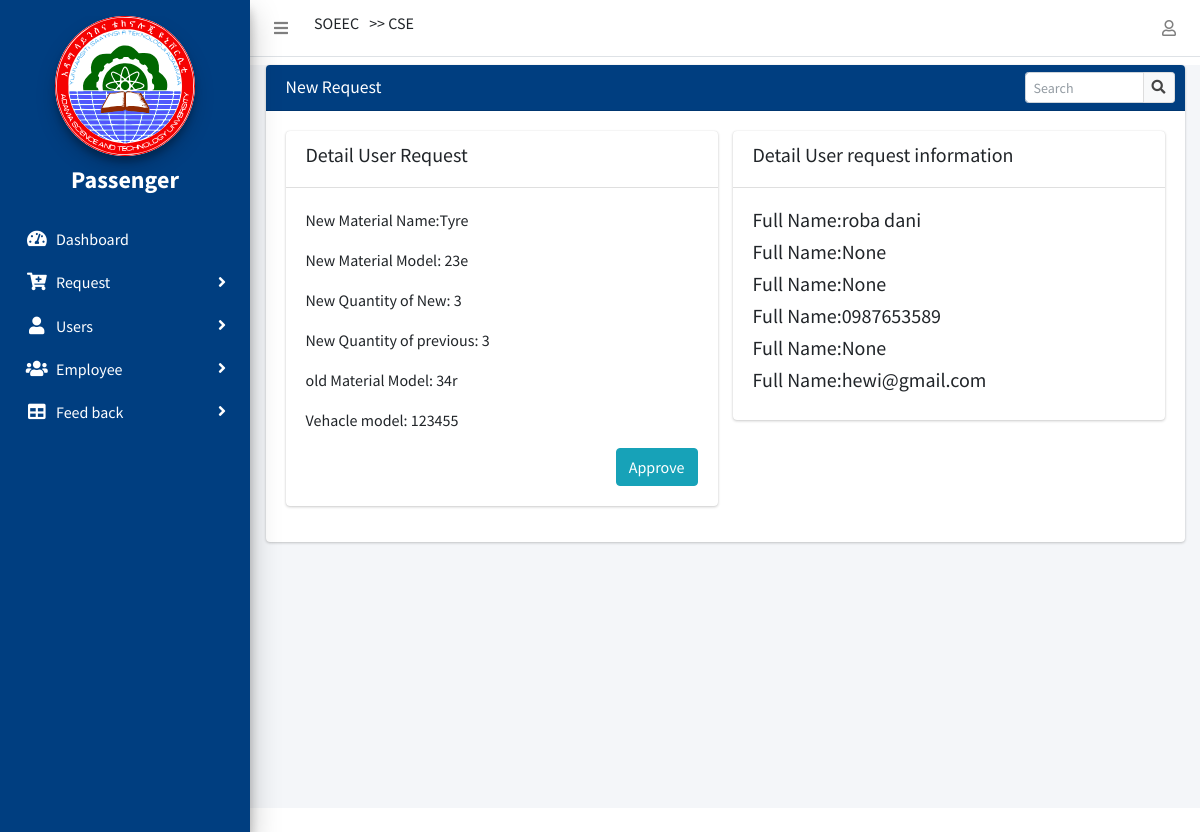
/request/material_detail/2 (signed in), run on the app's committed database.
### Trequest/models.py (models this page shows, shortened)
class MyUser(AbstractUser):
    first_name = models.CharField(max_length=100, null=True)
    last_name = models.CharField(max_length=100, null=True)
    email = models.EmailField(null=True, blank=True,unique=True)
    ROLE = (
        ('Passenger', 'Passenger'),
        ('TSHO', 'TSHO'),
        ('Mechanic', 'Mechanic'),
        ('Driver', 'Driver'),
        ('StoreManager', 'Store Manager'),
        ('SchoolDean', 'School Dean'),
        ('DepartmentHead', 'Department Head'),
        ('VicePresident', 'Vice President'),
    )
    phone_regex = RegexValidator(
        regex=r'^\+?1?\d{10,15}$',
        message='Phone number must be entered in the format : 0987654321 or +251987654321 up to 15 digits allowed'
    )
    phone = models.CharField(validators=[phone_regex], max_length=15, blank=True,unique=True)
    school = models.ForeignKey(School, on_delete=models.SET_NULL, blank=True, null=True)
    department = models.ForeignKey(Department, on_delete=models.SET_NULL, blank=True, null=True)
    role = models.CharField(max_length=200, choices=ROLE)
    date_registered = models.DateField(auto_now_add=True)

class School(models.Model):
    name = models.CharField(max_length=100, null=True, blank=True, unique=True)
    def __str__(self):
        return self.name

class Department(models.Model):
    school = models.ForeignKey(School, on_delete=models.CASCADE)
    name = models.CharField(max_length=100, null=True, blank=True, unique=True)
    def __str__(self):
        return self.name

class MaterialRequest(models.Model):
    STATUS = (
        ('Pending', 'Pending'),
        ('Approved', 'Approved'),
    )
    user = models.ForeignKey(settings.AUTH_USER_MODEL,null=True, on_delete= models.SET_NULL)
    new_material_name = models.ForeignKey(Material, on_delete=models.DO_NOTHING, null=True, related_name='new_material')
    new_material_model = models.CharField(max_length=200)
    quantity_of_new = models.PositiveIntegerField()
    quantity_of_old=models.PositiveIntegerField()
    old_material_model=models.CharField(max_length=200)
    vehicle_model = models.ForeignKey(Vehicle, max_length=200, on_delete=models.DO_NOTHING, null=True)
    condition = models.CharField(max_length=200,choices=(('Reusable', 'reusable'), ('Usable', 'usable')), null=True,blank=True)
    status = models.CharField(max_length=200, default='Pending', choices=STATUS)
    created_at=models.DateTimeField(auto_now_add=True,null=True)
    class Meta:
        ordering = ['-id']

class Material(models.Model):
    user = models.ForeignKey(settings.AUTH_USER_MODEL,
                             null=True, on_delete=models.SET_NULL)
    name = models.CharField(max_length=200)
    type_of = models.CharField(max_length=200)
    quantity = models.PositiveIntegerField()
    date_created = models.DateField(auto_now_add=True, null=True)
    updated_at = models.DateTimeField(null=True)
    def __str__(self):
        return self.name

class Vehicle(models.Model):
    STATUS = (
        ('Not Occupied', 'Not Occupied'),
        ('Occupied', 'Occupied'),
    )
    current = (
        ('Outside', 'Outside'),
        ('Inside', 'Inside'),
    )
    adder = models.ForeignKey(settings.AUTH_USER_MODEL, on_delete=models.CASCADE, related_name='add')
    vehicle_type = models.ForeignKey(VehicleType,on_delete=models.CASCADE,null=True)
    adder = models.ForeignKey(settings.AUTH_USER_MODEL,
                              on_delete=models.CASCADE, related_name='add')
    plate_number = models.CharField(max_length=20, unique=True)
    status = models.CharField(
        max_length=200, choices=STATUS, default='Not Occupied')
    driver = models.OneToOneField(
        Driver, on_delete=models.CASCADE, null=True, blank=True)
    date_entered = models.DateTimeField(auto_now_add=True, null=True)
    currently = models.CharField(
        max_length=200, choices=current, default='Inside')
    def __str__(self):
        return self.plate_number

class Driver(models.Model):
    user = models.OneToOneField(
        settings.AUTH_USER_MODEL, on_delete=models.CASCADE, related_name='employee')
    occupation = models.CharField(max_length=200, null=True)
    address = models.CharField(max_length=100, null=True)
    house_no = models.CharField(max_length=100, null=True)

### Trequest/views.py (the view, shortened to what this page needs)
# urls.py: path('request/material_detail/<str:id>', views.material_detail, name="material_detail"),
@login_required(login_url='login')
@transaction.atomic
def material_detail(request, id):
    material_detail = MaterialRequest.objects.get(id=id)
    context = {'material_detail': material_detail}
    return render(request, 'Trequest/material_detail.html', context)

### Trequest/templates/Trequest/material_detail.html (shortened to what this page needs)
{% extends 'Trequest/base.html' %}
{% load static%}
{% load crispy_forms_tags %}
{% block content %}
<body>
<div class="content-wrapper mt-2">
  <section class="content">
    <div class="container-fluid">
    <div class="row mt-2">
          <div class="col-12">
            <div class="card">
              <div class="card-header" style="background:#003e80;color:#fff">
                <h3 class="card-title">New Request</h3>
                <div class="card-tools">
                  <div class="input-group input-group-sm" style="width: 150px;">
                    <input type="text" name="table_search" class="form-control float-right" placeholder="Search">
                    <div class="input-group-append">
                      <button type="submit" class="btn btn-default"><i class="fas fa-search"></i></button>
                    </div>
                  </div>
                </div>
              </div>
              <div class="card-body">
                <div class="row">
                  <div class="col-md-6">
                  <div class="card">
                        <div class="card-header">
                           <h5>Detail User Request</h5>
                        </div>
                       <div class="card-body">
                        <form class="" action="" method="POST">
                         <p> New Material Name:{{material_detail.new_material_name}}</p>
                         <p> New Material Model: {{material_detail.new_material_model}}</p>
                         <p> New Quantity of New: {{material_detail.quantity_of_new}}</p>
                         <p> New Quantity of previous: {{material_detail.quantity_of_old}}</p>
                         <p> old Material Model: {{material_detail.old_material_model}}</p>
                         <p> Vehacle model: {{material_detail.vehicle_model}}</p>
                         <button class=" our-btn btn btn-info " type="Submit" style="float: right;">Approve</button>
                     </form>
                        </div>
                      </div>
          </div>
          <div class= "col-md-6">
          <div class="card">
                        <div class="card-header">
                           <h5>Detail User request information</h5>
                        </div>
                       <div class="card-body"><h5>Full Name:{{material_detail.vehicle_model.driver.user.get_full_name}}</h2>
                       <h5>Full Name:{{material_detail.vehicle_model.driver.occupation}}</h2>
                       <h5>Full Name:{{material_detail.vehicle_model.driver.address}}</h2>
                       <h5>Full Name:{{material_detail.vehicle_model.driver.user.phone}}</h2>
                       <h5>Full Name:{{material_detail.vehicle_model.driver.house_no}}</h2>
                       <h5>Full Name:{{material_detail.vehicle_model.driver.user.email}}</h2>
                       </div>
                       </div>
          </div>
        </div>
      </div>
    </div>
  </section>
</div>
                  </body>
{% endblock content %}

### Trequest/templates/Trequest/base.html (shortened to what this page needs)
{% load static %}
<!DOCTYPE html>
<html>
  <head>
    <link rel="stylesheet" href="{% static 'css/style.css' %}" />
    <link
      rel="stylesheet"
      href="{% static 'plugins/fontawesome-free/css/all.min.css' %}"
    />
    <link
      rel="stylesheet"
      href=" https://code.ionicframework.com/ionicons/2.0.1/css/ionicons.min.css"
    />
    <link
      rel="stylesheet"
      href="{% static 'plugins/tempusdominus-bootstrap-4/css/tempusdominus-bootstrap-4.min.css' %}"
    />
    <link
      rel="stylesheet"
      href="{% static 'plugins/icheck-bootstrap/icheck-bootstrap.min.css' %}"
    />
    <link
      rel="stylesheet"
      href="{% static 'plugins/jqvmap/jqvmap.min.css' %}"
    />
    <link rel="stylesheet" href="{% static 'dist/css/adminlte.min.css' %}" />
    <link
      rel="stylesheet"
      href="{% static 'plugins/overlayScrollbars/css/OverlayScrollbars.min.css' %}"
    />
    <link
      rel="stylesheet"
      href="{% static 'plugins/daterangepicker/daterangepicker.css' %}"
    />
    <link
      rel="stylesheet"
      href="{% static 'plugins/summernote/summernote-bs4.css' %}"
    />
    <link
      rel="stylesheet"
      href="{% static 'plugins/datatables-bs4/css/dataTables.bootstrap4.css' %}"
    />
  </head>
  <body class="hold-transition sidebar-mini layout-fixed">
    <div class="wrapper">
      <nav class="main-header navbar navbar-expand navbar-white navbar-light">
        <ul class="navbar-nav">
          <li class="nav-item">
            <a class="nav-link" data-widget="pushmenu" href="#"
              ><i class="fas fa-bars"></i
            ></a>
          </li>
        </ul>
        {% if request.user.school %}
        <h6 style="margin-left: 10px">{{request.user.school}}</h6>
        {% endif %} {% if request.user.department %}
        <h6 style="margin-left: 10px"> >> {{request.user.department}}</h6>
        {% endif %}
        <ul class="navbar-nav ml-auto">
          <li class="nav-item dropdown">
            <a class="nav-link" data-toggle="dropdown" href="#"
              ><i class="far fa-user"></i
            ></a>
          </li>
        </ul>
      </nav>
      <aside class="main-sidebar elevation-4" style="background: #003e80; color: white">
        <div class="sidebar" style="color: white">
          <div class="user-panel mt-3 pb-3 mb-3s">
            <a href="{% url 'index' %}">
              <div style="text-align: center">
                <img
                  src="{% static 'dist/img/astu_logo.svg' %}"
                  alt="Astu Logo"
                  style="width: 60%; height: auto; background: white"
                  class="brand-image img-circle elevation-3"
                />
                <h5 style="margin-top: 10px; color: white; font-size: 2vw">
                  <strong>{{request.user.role}}</strong>
                </h5>
              </div>
            </a>
          </div>
          <nav>
            <ul
              class="nav nav-pills nav-sidebar flex-column"
              data-widget="treeview"
              role="menu"
              data-accordion="false"
            >
              <li class="nav-item has-treeview menu-open">
                <a href="{% url 'index' %}" class="list nav-link">
                  <i class="side nav-icon fas fa-tachometer-alt"></i>
                  <p style="color: white">Dashboard</p>
                </a>
              </li>
              <li class="nav-item has-treeview">
                <a href="#" class="list nav-link">
                  <i class="side nav-icon fa fa-cart-plus"></i>
                  <p style="color: white">
                    Request
                    <i class="fas fa-angle-right right"></i>
                  </p>
                </a>
              </li>
              <li class="nav-item has-treeview">
                <a href="#" class="list nav-link">
                  <i class="side nav-icon fas fa-user"></i>
                  <p style="color: white">
                    Users
                    <i class="fas fa-angle-right right"></i>
                  </p>
                </a>
                 </li>
              <li class="nav-item has-treeview">
                <a href="#" class="list nav-link">
                  <i class="side nav-icon fas fa-users"></i>
                  <p style="color: white">
                    Employee
                    <i class="fas fa-angle-right right"></i>
                  </p>
                </a>
              </li>
              <li class="nav-item has-treeview">
                <a href="#" class="list nav-link">
                  <i class="side nav-icon fas fa-table"></i>
                  <p style="color: white">
                    Feed back
                    <i class="fas fa-angle-right right"></i>
                  </p>
                </a>
              </li>
            </ul>
          </nav>
        </div>
      </aside>
      {% block content %} {% endblock content %} {% include
    </div>
  </body>
</html>

### Trequest/templates/Trequest/base.html (style rules this page uses)
.side { color: white; }

### data on the page
MyUser: user.school "SOEEC", user.department "CSE", user.role "Passenger"
MaterialRequest: new_material_name "Tyre", new_material_model "23e", quantity_of_new "3", quantity_of_old "3", old_material_model "34r", vehicle_model "123455", vehicle_model.driver.user.get_full_name "roba dani", vehicle_model.driver.occupation "None", vehicle_model.driver.address "None", vehicle_model.driver.user.phone "0987653589", vehicle_model.driver.house_no "None", vehicle_model.driver.user.email "hewi@gmail.com"
